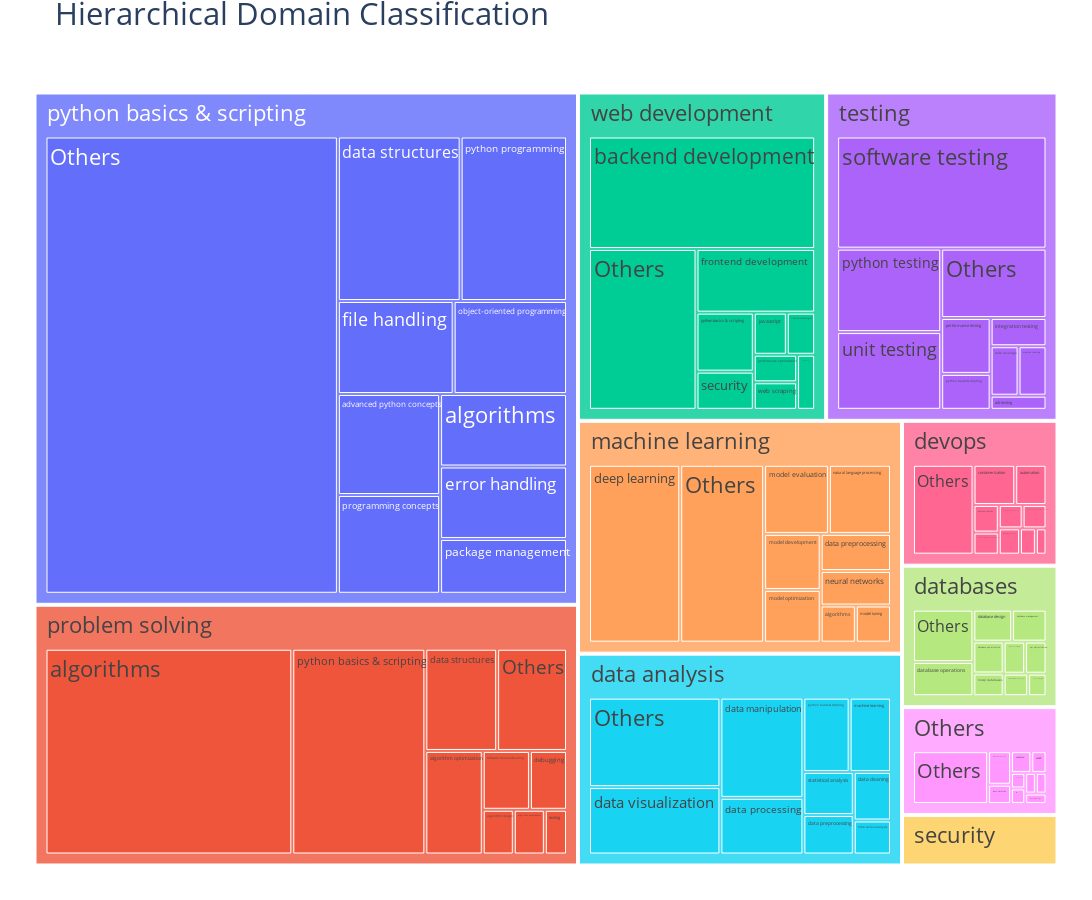

The notebook cell saved with this chart:
### Code cell
import pandas as pd
import plotly.express as px


def limit_categories(df, column, max_categories=9):
    df = df.copy()
    top_categories = df[column].value_counts().head(max_categories).index
    df[column] = df[column].where(df[column].isin(top_categories), 'Others')
    return df

df = pd.DataFrame(expanded_enriched_df)

# Limit the top level categories
df = limit_categories(df, 'domain__top_level')

# Limit the sub level categories within each top level category
top_levels = df['domain__top_level'].unique()
for level in top_levels:
    mask = df['domain__top_level'] == level
    df.loc[mask, 'domain__sub_level'] = limit_categories(df[mask], 'domain__sub_level')['domain__sub_level']

fig = px.treemap(
    df, 
    path=['domain__top_level', 'domain__sub_level'], 
    title="Hierarchical Domain Classification",
    height=900,
    width=1600
)
fig.update_layout(
    margin=dict(t=50, l=25, r=25, b=25),
    font=dict(size=22)  # Increase font size
)
fig.show()

### Figure 1 — Plotly figure (JSON) as saved in the notebook; plotly's stock layout.template omitted (floating-point values rounded to 4 significant figures)
{"data": [{"branchvalues": "total", "domain": {"x": [0, 1], "y": [0, 1]}, "hovertemplate": "labels=%{label}<br>count=%{value}<br>parent=%{parent}<br>id=%{id}<extra></extra>", "ids": ["Others/Others", "data analysis/Others", "databases/Others", "devops/Others", "machine learning/Others", "problem solving/Others", "python basics & scripting/Others", "testing/Others", "web development/Others", "testing/a/b testing", "python basics & scripting/advanced python concepts", "problem solving/algorithm design", "problem solving/algorithm development", "problem solving/algorithm optimization", "machine learning/algorithms", "problem solving/algorithms", "python basics & scripting/algorithms", "security/application security", "devops/automation", "Others/aws", "Others/aws services", "web development/backend development", "testing/code coverage", "devops/containerization", "devops/continuous integration", "devops/continuous integration and deployment", "security/cybersecurity", "security/data analysis", "data analysis/data cleaning", "data analysis/data manipulation", "data analysis/data preprocessing", "machine learning/data preprocessing", "data analysis/data processing", "web development/data scraping", "problem solving/data structures", "python basics & scripting/data structures", "data analysis/data visualization", "databases/database design", "databases/database management", "databases/database operations", "databases/database optimization", "databases/database replication", "problem solving/debugging", "machine learning/deep learning", "devops/deployment automation", "Others/design patterns", "python basics & scripting/error handling", "python basics & scripting/file handling", "web development/frontend development", "web development/frontend technologies", "testing/integration testing", "web development/javascript", "data analysis/machine learning", "testing/machine learning", "machine learning/model development", "machine learning/model evaluation", "machine learning/model optimization", "machine learning/model tuning", "machine learning/natural language processing", "security/network security", "machine learning/neural networks", "databases/nosql databases", "python basics & scripting/object-oriented programming", "databases/orm (object-relational mapping)", "devops/package management", "python basics & scripting/package management", "Others/performance optimization", "databases/performance optimization", "web development/performance optimization", "testing/performance testing", "Others/programming", "python basics & scripting/programming concepts", "data analysis/python basics & scripting", "problem solving/python basics & scripting", "testing/python basics & scripting", "web development/python basics & scripting", "devops/python environment management", "python basics & scripting/python programming", "testing/python testing", "Others/scalability", "Others/scalable system design", "web development/security", "devops/site reliability engineering", "testing/software testing", "Others/software troubleshooting", "problem solving/software troubleshooting", "databases/sql optimization", "data analysis/statistical analysis", "problem solving/testing", "data analysis/time series analysis", "Others/undefined", "testing/unit testing", "devops/version control", "web development/web scraping", "security/web security", "Others", "data analysis", "databases", "devops", "machine learning", "problem solving", "python basics & scripting", "security", "testing", "web development"], "labels": ["Others", "Others", "Others", "Others", "Others", "Others", "Others", "Others", "Others", "a/b testing", "advanced python concepts", "algorithm design", "algorithm development", "algorithm optimization", "algorithms", "algorithms", "algorithms", "application security", "automation", "aws", "aws services", "backend development", "code coverage", "containerization", "continuous integration", "continuous integration and deployment", "cybersecurity", "data analysis", "data cleaning", "data manipulation", "data preprocessing", "data preprocessing", "data processing", "data scraping", "data structures", "data structures", "data visualization", "database design", "database management", "database operations", "database optimization", "database replication", "debugging", "deep learning", "deployment automation", "design patterns", "error handling", "file handling", "frontend development", "frontend technologies", "integration testing", "javascript", "machine learning", "machine learning", "model development", "model evaluation", "model optimization", "model tuning", "natural language processing", "network security", "neural networks", "nosql databases", "object-oriented programming", "orm (object-relational mapping)", "package management", "package management", "performance optimization", "performance optimization", "performance optimization", "performance testing", "programming", "programming concepts", "python basics & scripting", "python basics & scripting", "python basics & scripting", "python basics & scripting", "python environment management", "python programming", "python testing", "scalability", "scalable system design", "security", "site reliability engineering", "software testing", "software troubleshooting", "software troubleshooting", "sql optimization", "statistical analysis", "testing", "time series analysis", "undefined", "unit testing", "version control", "web scraping", "web security", "Others", "data analysis", "databases", "devops", "machine learning", "problem solving", "python basics & scripting", "security", "testing", "web development"], "name": "", "parents": ["Others", "data analysis", "databases", "devops", "machine learning", "problem solving", "python basics & scripting", "testing", "web development", "testing", "python basics & scripting", "problem solving", "problem solving", "problem solving", "machine learning", "problem solving", "python basics & scripting", "security", "devops", "Others", "Others", "web development", "testing", "devops", "devops", "devops", "security", "security", "data analysis", "data analysis", "data analysis", "machine learning", "data analysis", "web development", "problem solving", "python basics & scripting", "data analysis", "databases", "databases", "databases", "databases", "databases", "problem solving", "machine learning", "devops", "Others", "python basics & scripting", "python basics & scripting", "web development", "web development", "testing", "web development", "data analysis", "testing", "machine learning", "machine learning", "machine learning", "machine learning", "machine learning", "security", "machine learning", "databases", "python basics & scripting", "databases", "devops", "python basics & scripting", "Others", "databases", "web development", "testing", "Others", "python basics & scripting", "data analysis", "problem solving", "testing", "web development", "devops", "python basics & scripting", "testing", "Others", "Others", "web development", "devops", "testing", "Others", "problem solving", "databases", "data analysis", "problem solving", "data analysis", "Others", "testing", "devops", "web development", "security", "", "", "", "", "", "", "", "", "", ""], "type": "treemap", "values": [36, 65, 23, 39, 80, 36, 596, 37, 87, 4, 46, 7, 7, 30, 7, 256, 41, 20, 9, 3, 4, 128, 7, 12, 2, 4, 3, 1, 10, 46, 11, 14, 26, 5, 37, 90, 49, 9, 8, 15, 7, 3, 11, 87, 3, 2, 41, 48, 38, 6, 8, 7, 17, 7, 17, 24, 16, 7, 23, 4, 13, 5, 47, 4, 4, 31, 2, 5, 6, 14, 2, 45, 19, 138, 9, 17, 4, 78, 44, 2, 2, 11, 4, 119, 7, 14, 5, 12, 5, 7, 4, 41, 5, 6, 2, 64, 262, 84, 86, 288, 541, 1063, 30, 290, 311]}], "layout": {"font": {"size": 22}, "height": 900, "legend": {"tracegroupgap": 0}, "margin": {"b": 25, "l": 25, "r": 25, "t": 50}, "title": {"text": "Hierarchical Domain Classification"}, "width": 1600}}
